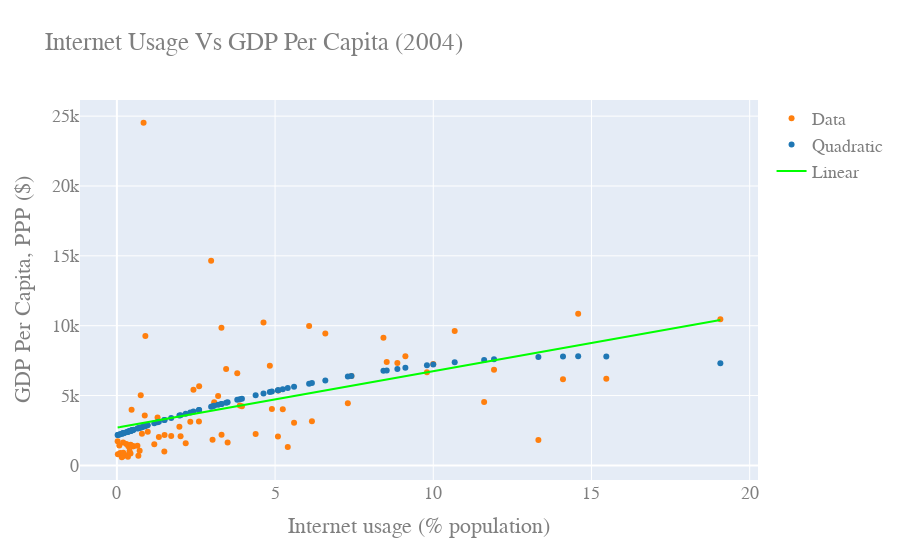

Notebook code for this chart:
### Markdown cell above
# 2004 Internet Usage Vs GDP Per Capita

### Code cell
slopeGDP04, interceptGDP04, r_valueGDP04, p_valueGDP04, std_errGDP04 = stats.linregress(IU04,GDP04)
lineGDP04 = slopeGDP04*IU04+interceptGDP04

p1 = np.polyfit(IU04,GDP04,2)

yfit1 = p1[0]*IU04**2+p1[1]*IU04+p1[2]



#yresid1 = GDP04 - lineGDP04
yresid1 = GDP04 - yfit1




SSresid1 = sum(pow(yresid1,2))

SStotal1 = len(GDP04)*statistics.variance(GDP04)

rsq1 = 1 - SSresid1/SStotal1



y1resid = GDP04 - lineGDP04


SS1resid = sum(pow(y1resid,2))

SS1total = len(GDP04)*statistics.variance(GDP04)

rsq_1 = 1 - SS1resid/SS1total

print("R^2 value for linear fit: " +str(rsq_1))
#print("Model Coefficients: "+str(slopeGDP04)+" , "+str(interceptGDP04))
print("Model Coefficients: ["+str(slopeGDP04)+","+str(interceptGDP04)+"]")
print("Correlation coefficient: "+str(np.corrcoef(IU04,GDP04)[0][1]))

print("R^2 value for fit: " +str(rsq1))
#print("Model Coefficients: "+str(slopeGDP04)+" , "+str(interceptGDP04))
print("Model Coefficients: "+str(p1))







figGDP = go.Figure()

figGDP.add_trace(go.Scatter(
    x= IU04,
    y= GDP04,
    mode='markers',      # this sets its legend entry
    marker=go.Marker(color='rgb(255, 127, 14)'),
    name="Data",
    text=Country_Name,
    textposition="top center"
))

figGDP.add_trace(go.Scatter(
    x=IU04,
    #y=lineGDP04,
    y=np.polyval(p1,IU04),
    mode='markers',
    marker=go.Marker(color='rgb(31, 119, 180)'),
    name="Quadratic"
))

figGDP.add_trace(go.Scatter(
    x=IU04,
    y=lineGDP04,
    #y=np.polyval(p1,IU04),
    mode='lines',
    marker=go.Marker(color='rgb(0, 255, 0)'),
    name="Linear"
))

figGDP.update_layout(
    title="Internet Usage Vs GDP Per Capita (2004)",
    xaxis_title="Internet usage (% population)",
    yaxis_title="GDP Per Capita, PPP ($)",
    font=dict(
        family="Courier New, monospace",
        size=18,
        color="#7f7f7f"
    )
)

figGDP.show()

### Figure 1 — Plotly figure (JSON) as saved in the notebook; plotly's stock layout.template omitted (floating-point values rounded to 4 significant figures)
{"data": [{"marker": {"color": "rgb(255, 127, 14)"}, "mode": "markers", "name": "Data", "text": ["Afghanistan", "Albania", "Algeria", "Angola", "Armenia", "Bangladesh", "Belize", "Benin", "Bosnia and Herzegovina", "Botswana", "Brazil", "Burkina Faso", "Burundi", "Cambodia", "Cameroon", "Central African Republic", "Chad", "China", "Colombia", "Comoros", "Dominican Republic", "Ecuador", "Egypt", "El Salvador", "Equatorial Guinea", "Ethiopia", "Fiji", "Gabon", "Gambia", "Georgia", "Ghana", "Guatemala", "Guinea", "Haiti", "Honduras", "India", "Indonesia", "Iraq", "Jamaica", "Kenya", "Kiribati", "Kyrgyzstan", "Lesotho", "Liberia", "Madagascar", "Malawi", "Maldives", "Mali", "Mauritania", "Morocco", "Mozambique", "Myanmar", "Namibia", "Nepal", "Nicaragua", "Niger", "Nigeria", "Pakistan", "Papua New Guinea", "Paraguay", "Peru", "Philippines", "Rwanda", "Samoa", "Sao Tome and Principe", "Senegal", "Sierra Leone", "Solomon Islands", "South Africa", "Sudan", "Suriname", "Tajikistan", "Thailand", "Togo", "Tonga", "Tunisia", "Turkey", "Turkmenistan", "Uganda", "Uzbekistan", "Yemen", "Zambia"], "textposition": "top center", "type": "scatter", "x": [0.1058, 2.42, 4.634, 0.4648, 4.899, 0.199, 9.8, 1.183, 15.47, 3.305, 19.07, 0.4003, 0.3491, 0.3004, 0.9761, 0.2234, 0.3609, 7.3, 9.119, 1.327, 8.866, 4.834, 11.92, 3.2, 0.8439, 0.1553, 7.413, 2.979, 3.308, 3.886, 1.717, 5.1, 0.5088, 5.401, 5.6, 1.976, 2.6, 0.9, 10, 3.024, 3.5, 5.09, 2.176, 0.03101, 0.5254, 0.3475, 6.588, 0.4328, 0.4815, 11.61, 0.6794, 0.02434, 3.805, 0.4498, 2.321, 0.1899, 1.286, 6.164, 1.508, 3.452, 14.1, 5.244, 0.4309, 3.076, 13.32, 4.386, 0.203, 0.6497, 8.425, 0.7916, 6.076, 0.07748, 10.68, 1.5, 3.952, 8.529, 14.58, 0.7541, 0.72, 2.594, 0.8812, 2.014], "y": [885.8, 5423.0, 10230.0, 3979.0, 4038.0, 1639.0, 6670.0, 1519.0, 6201.0, 9850.0, 10460.0, 1037.0, 612.5, 1526.0, 2419.0, 733.3, 1366.0, 4450.0, 7811.0, 2042.0, 7324.0, 7136.0, 6852.0, 4977.0, 24530.0, 584.9, 6403.0, 14660.0, 2187.0, 4294.0, 2098.0, 5369.0, 1369.0, 1324.0, 3050.0, 2774.0, 5665.0, 9256.0, 7257.0, 1835.0, 1645.0, 2075.0, 1591.0, 791.9, 1379.0, 745.2, 9449.0, 1478.0, 2522.0, 4548.0, 688.4, 1728.0, 6594.0, 1419.0, 3123.0, 654.7, 3433.0, 3164.0, 2177.0, 6897.0, 6172.0, 4014.0, 853.8, 4513.0, 1819.0, 2251.0, 913.9, 1411.0, 9136.0, 2274.0, 9981.0, 1421.0, 9622.0, 1004.0, 4242.0, 7409.0, 10860.0, 5019.0, 1057.0, 3138.0, 3582.0, 2087.0]}, {"marker": {"color": "rgb(31, 119, 180)"}, "mode": "markers", "name": "Quadratic", "type": "scatter", "x": [0.1058, 2.42, 4.634, 0.4648, 4.899, 0.199, 9.8, 1.183, 15.47, 3.305, 19.07, 0.4003, 0.3491, 0.3004, 0.9761, 0.2234, 0.3609, 7.3, 9.119, 1.327, 8.866, 4.834, 11.92, 3.2, 0.8439, 0.1553, 7.413, 2.979, 3.308, 3.886, 1.717, 5.1, 0.5088, 5.401, 5.6, 1.976, 2.6, 0.9, 10, 3.024, 3.5, 5.09, 2.176, 0.03101, 0.5254, 0.3475, 6.588, 0.4328, 0.4815, 11.61, 0.6794, 0.02434, 3.805, 0.4498, 2.321, 0.1899, 1.286, 6.164, 1.508, 3.452, 14.1, 5.244, 0.4309, 3.076, 13.32, 4.386, 0.203, 0.6497, 8.425, 0.7916, 6.076, 0.07748, 10.68, 1.5, 3.952, 8.529, 14.58, 0.7541, 0.72, 2.594, 0.8812, 2.014], "y": [2231.0, 3854.0, 5147.0, 2501.0, 5284.0, 2302.0, 7170.0, 3021.0, 7793.0, 4401.0, 7319.0, 2453.0, 2414.0, 2378.0, 2874.0, 2320.0, 2423.0, 6364.0, 6983.0, 3122.0, 6907.0, 5251.0, 7599.0, 4338.0, 2779.0, 2268.0, 6407.0, 4204.0, 4403.0, 4738.0, 3390.0, 5386.0, 2533.0, 5535.0, 5630.0, 3564.0, 3969.0, 2819.0, 7220.0, 4232.0, 4516.0, 5381.0, 3696.0, 2174.0, 2546.0, 2413.0, 6075.0, 2477.0, 2513.0, 7550.0, 2659.0, 2168.0, 4692.0, 2490.0, 3790.0, 2295.0, 3094.0, 5891.0, 3248.0, 4488.0, 7796.0, 5457.0, 2476.0, 4263.0, 7754.0, 5014.0, 2305.0, 2637.0, 6767.0, 2741.0, 5851.0, 2209.0, 7376.0, 3242.0, 4776.0, 6801.0, 7806.0, 2714.0, 2689.0, 3965.0, 2806.0, 3589.0]}, {"marker": {"color": "rgb(0, 255, 0)"}, "mode": "lines", "name": "Linear", "type": "scatter", "x": [0.1058, 2.42, 4.634, 0.4648, 4.899, 0.199, 9.8, 1.183, 15.47, 3.305, 19.07, 0.4003, 0.3491, 0.3004, 0.9761, 0.2234, 0.3609, 7.3, 9.119, 1.327, 8.866, 4.834, 11.92, 3.2, 0.8439, 0.1553, 7.413, 2.979, 3.308, 3.886, 1.717, 5.1, 0.5088, 5.401, 5.6, 1.976, 2.6, 0.9, 10, 3.024, 3.5, 5.09, 2.176, 0.03101, 0.5254, 0.3475, 6.588, 0.4328, 0.4815, 11.61, 0.6794, 0.02434, 3.805, 0.4498, 2.321, 0.1899, 1.286, 6.164, 1.508, 3.452, 14.1, 5.244, 0.4309, 3.076, 13.32, 4.386, 0.203, 0.6497, 8.425, 0.7916, 6.076, 0.07748, 10.68, 1.5, 3.952, 8.529, 14.58, 0.7541, 0.72, 2.594, 0.8812, 2.014], "y": [2743.0, 3679.0, 4574.0, 2888.0, 4681.0, 2780.0, 6663.0, 3178.0, 8955.0, 4036.0, 10410.0, 2862.0, 2841.0, 2821.0, 3095.0, 2790.0, 2846.0, 5652.0, 6387.0, 3237.0, 6285.0, 4655.0, 7520.0, 3994.0, 3041.0, 2763.0, 5698.0, 3905.0, 4038.0, 4271.0, 3394.0, 4762.0, 2906.0, 4884.0, 4965.0, 3499.0, 3751.0, 3064.0, 6744.0, 3923.0, 4115.0, 4758.0, 3580.0, 2713.0, 2912.0, 2841.0, 5364.0, 2875.0, 2895.0, 7394.0, 2975.0, 2710.0, 4239.0, 2882.0, 3638.0, 2777.0, 3220.0, 5193.0, 3310.0, 4096.0, 8402.0, 4820.0, 2874.0, 3944.0, 8087.0, 4474.0, 2782.0, 2963.0, 6107.0, 3020.0, 5157.0, 2731.0, 7018.0, 3307.0, 4298.0, 6149.0, 8596.0, 3005.0, 2991.0, 3749.0, 3056.0, 3514.0]}], "layout": {"font": {"color": "#7f7f7f", "family": "Courier New, monospace", "size": 18}, "title": {"text": "Internet Usage Vs GDP Per Capita (2004)"}, "xaxis": {"title": {"text": "Internet usage (% population)"}}, "yaxis": {"title": {"text": "GDP Per Capita, PPP ($)"}}}}
